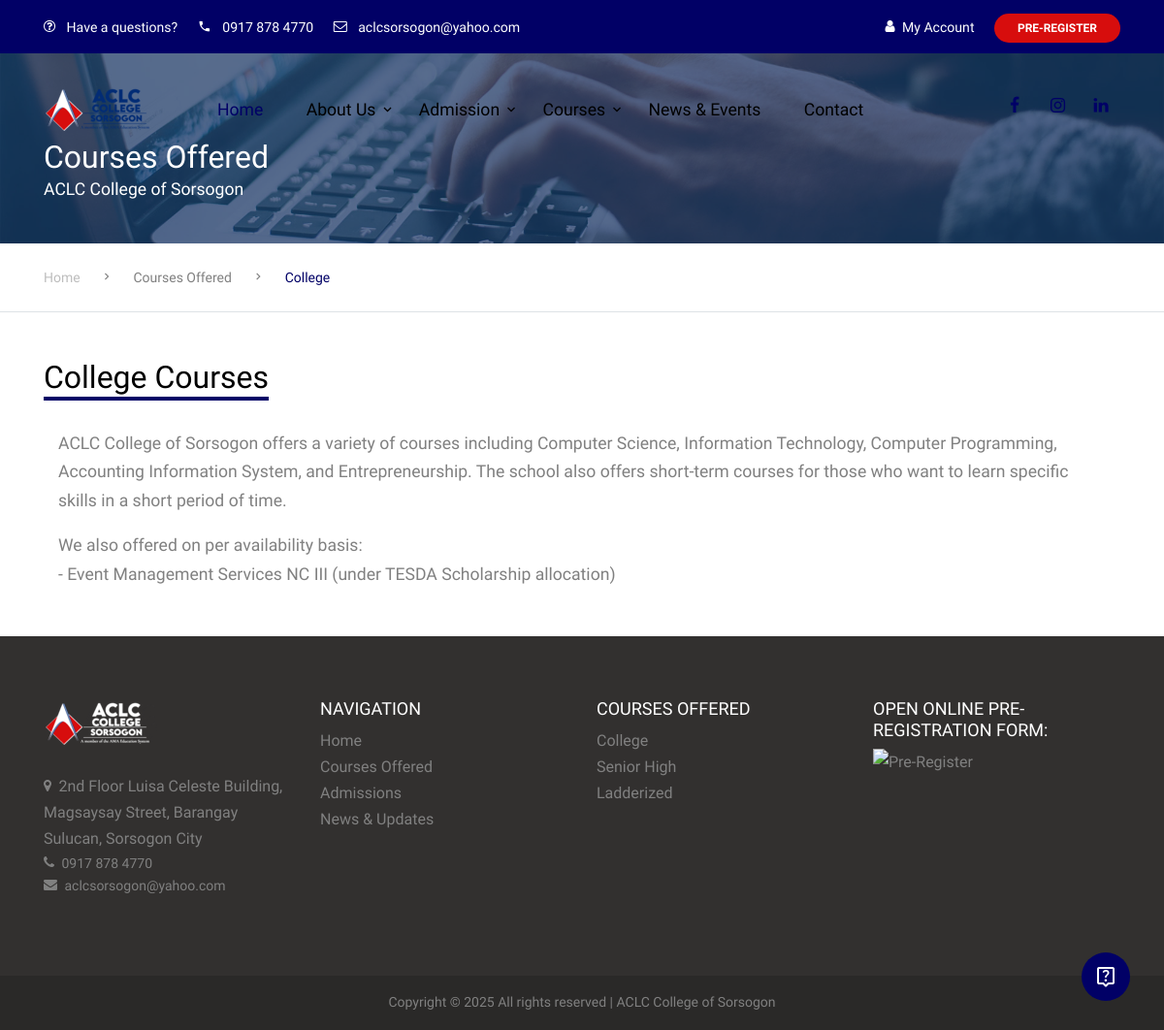
Page /courses-college.php on the committed database.
### tables this page shows
CREATE TABLE `contactus_contents` (
  `contactus_id` int(11) NOT NULL,
  `content_for` int(11) NOT NULL,
  `contactus_email` varchar(255) NOT NULL,
  `contactus_phone` varchar(255) NOT NULL,
  `contactus_address` varchar(255) NOT NULL,
  `contactus_date` date DEFAULT NULL,
  `status` int(11) NOT NULL
);

CREATE TABLE `courses` (
  `courses_id` int(11) NOT NULL,
  `courses_for` int(11) NOT NULL,
  `courses_offered` text NOT NULL,
  `courses_content` text NOT NULL,
  `courses_date` date DEFAULT NULL,
  `courses_title` varchar(255) NOT NULL,
  `status` int(11) NOT NULL
);

### courses-college.php (the view, shortened to what this page needs)
<?php
include ('includes/database.php');
include ('includes/header.php');
$queryCollege = "SELECT * FROM courses WHERE courses_for=1 AND status=1";
$resultCollege = mysqli_query($conn, $queryCollege);
if (mysqli_num_rows($resultCollege) > 0) {
    $rowCollege = mysqli_fetch_assoc($resultCollege);
    $collegeTitle = $rowCollege['courses_title'];
    $collegeContent = $rowCollege['courses_content'];
} else {
    $collegeTitle = "";
    $collegeContent = "";
}
?>
<div class="site-section ftco-subscribe-1 site-blocks-cover pb-4" style="background-image: url('images/bg_1.jpg')">
  <div class="container">
    <div class="row align-items-end">
      <div class="col-lg-7">
        <h2 class="mb-0">Courses Offered</h2>
        <p>ACLC College of Sorsogon</p>
      </div>
    </div>
  </div>
</div>
<div class="custom-breadcrumns border-bottom">
  <div class="container">
    <a href="index.php">Home</a>
    <span class="mx-3 icon-keyboard_arrow_right"></span>
    <span>Courses Offered</span>
    <span class="mx-3 icon-keyboard_arrow_right"></span>
    <span class="current">College</span>
  </div>
</div>
<div class="container pt-5 mb-5">
  <div class="row">
    <div class="col-lg-4">
      <h2 class="section-title-underline" id="#collegecourse">
        <span><?php echo $collegeTitle; ?></span>
      </h2>
    </div>
  </div>
  <div class="col-lg-12">
    <?php echo $collegeContent; ?>
  </div>
</div>
<?php include ('includes/footer.php') ?>

### includes/header.php (shortened to what this page needs)
<?php
$queryContact = "SELECT * FROM contactus_contents WHERE status=1";
$resultContact = mysqli_query($conn, $queryContact);
if (mysqli_num_rows($resultContact) > 0) {
    $rowContact = mysqli_fetch_assoc($resultContact);
    $contactus_address = $rowContact['contactus_address'];
    $contactus_phone = $rowContact['contactus_phone'];
    $contactus_email = $rowContact['contactus_email'];
}
?>
<!DOCTYPE html>
<html lang="en">
<head>
    <link rel="stylesheet" href="fonts/icomoon/style.css">
    <link rel="stylesheet" href="css/bootstrap.min.css">
    <link rel="stylesheet" href="css/jquery-ui.css">
    <link rel="stylesheet" href="css/owl.carousel.min.css">
    <link rel="stylesheet" href="css/owl.theme.default.min.css">
    <link rel="stylesheet" href="css/owl.theme.default.min.css">
    <link rel="stylesheet" href="css/jquery.fancybox.min.css">
    <link rel="stylesheet" href="css/bootstrap-datepicker.css">
    <link rel="stylesheet" href="fonts/flaticon/font/flaticon.css">
    <link rel="stylesheet" href="css/aos.css">
    <link href="css/jquery.mb.YTPlayer.min.css" media="all" rel="stylesheet" type="text/css">
    <link rel="stylesheet" href="css/style.css">
    <link rel="stylesheet" type="text/css" href="./admin/assets/css/font-awesome.min.css">
</head>
<body data-spy="scroll" data-target=".site-navbar-target" data-offset="300">
    <div class="site-wrap">
        <div class="py-2 bg-light">
            <div class="container">
                <div class="row align-items-center" style="margin-bottom: 4px; margin-top: 5px;">
                    <div class="col-lg-9 d-none d-lg-block" id="contactushiddenone">
                        <a href="contact.php" class="small mr-3" id="haveaquest" style=""><span class="icon-question-circle-o mr-2"></span> Have a
                            questions?</a>
                        <a href="#" class="small mr-3"><span class="icon-phone2 mr-2"></span> <?php echo $contactus_phone; ?></a>
                        <a href="#" class="small mr-3"><span class="icon-envelope-o mr-2"></span>
                        <?php echo $contactus_email; ?></a>
                    </div>
                    <div class="col-lg-3 text-right">
                        <a href="login.php" class="small mr-3"><span class="icon-user mr-1"></span> <?php echo isset($_SESSION['username']) ? $_SESSION['username'] : 'My Account'; ?></a>
                        <a href="pre-registration.php" class="" style="color: #fff; text-decoration: none; background: #D70D0D; font-size: 12px; padding: 8px 24px; font-weight: bold; text-transform: uppercase; border-radius: 18px;">
                            Pre-register</a>
                    </div>
                </div>
            </div>
        </div>
        <header class="site-navbar py-4 js-sticky-header site-navbar-target" role="banner" >
            <div class="container">
                <div class="d-flex align-items-center">
                    <div class="site-logo">
                        <a href="index.php" class="d-block">
                            <img src="images/aclcbluelogo.png" alt="Image" class="img-fluid">
                        </a>
                    </div>
                    <div class="mr-auto">
                        <nav class="site-navigation position-relative text-right" role="navigation">
                            <ul class="site-menu main-menu js-clone-nav mr-auto d-none d-lg-block">
                                <li class="active">
                                    <a href="index.php" class="nav-link text-left">Home</a>
                                </li>
                                <li class="has-children">
                                    <a class="nav-link text-left">About Us</a>
                                </li>
                                <li>
                                <li class="has-children">
                                    <a class="nav-link text-left">Admission</a>
                                </li>
                                <li>
                                <li class="has-children">
                                    <a class="nav-link text-left">Courses</a>
                                </li>
                                </li>
                                <li>
                                    <a hclass="nav-link scroll-link" href="./#news-updates-events">News &amp; Events</a>
                                </li>
                                <li>
                                    <a href="contact.php" class="nav-link text-left">Contact</a>
                                </li>
                            </ul>
                        </nav>
                    </div>
                    <div class="ml-auto">
                        <div class="social-wrap">
                            <a href="https://www.facebook.com/aclccollegesorsogon" target="_blank"><span class="icon-facebook"></span></a>
                            <a href="#"><span class="icon-instagram"></span></a>
                            <a href="#"><span class="icon-linkedin"></span></a>
                        </div>
                    </div>
                </div>
            </div>
        </header>

### includes/footer.php (shortened to what this page needs)
<div class="footer">
    <div class="container">
        <div class="row">
            <div class="col-lg-3">
                <p class="mb-4"><img src="images/aclcwhitelogo.png" alt="Image" class="img-fluid"></p>
                <ul class="list-unstyled" style="color:#808080" id="footercontact">
                    <li><span class="icon-map-marker mr-1"></span> <a href="https://maps.app.goo.gl/ShY3besVs6yKHYvA9" target="_blank"><?php echo $contactus_address; ?></a></li>
                    <li><span class="icon-phone mr-1"></span> <?php echo $contactus_phone; ?></li>
                    <li><span class="icon-envelope mr-1"></span> <?php echo $contactus_email; ?></li>
                </ul>
            </div>
            <div class="col-lg-3">
                <h3 class="footer-heading"><span>NAVIGATION</span></h3>
                <ul class="list-unstyled">
                    <li><a href="#">Home</a></li>
                    <li><a href="./#courses-offered">Courses Offered</a></li>
                    <li><a href="./college-admissions.php">Admissions</a></li>
                    <li><a href="./#news-updates-events">News &amp; Updates</a></li>
                </ul>
            </div>
            <div class="col-lg-3">
                <h3 class="footer-heading"><span>COURSES OFFERED</span></h3>
                <ul class="list-unstyled">
                    <li><a href="./courses-college.php">College</a></li>
                    <li><a href="./courses-shs.php">Senior High</a></li>
                    <li><a href="./courses-ladderized">Ladderized</a></li>
                </ul>
            </div>
            <div class="col-lg-3">
                <h3 class="footer-heading"><span>OPEN ONLINE PRE-REGISTRATION FORM:</span></h3>
                <ul class="list-unstyled">
                <li><a href="./pre-registration.php"><img src="https://2.bp.blogspot.com/-25b1fkmM7_w/WxTS6EbQ8qI/AAAAAAAAKW0/z532SLNTly899s2biBUUps9wI-BCfOADACEwYBhgL/s195/prereg.png" alt="Pre-Register" class="img-fluid"></a></li>
                </ul>
            </div>
        </div>
    </div>
</div>
<div class="row tex">
            <div class="col-12">
                <div class="copyright">
                    Copyright &copy;
                    <script>document.write(new Date().getFullYear());</script> All rights reserved | ACLC College of
                    Sorsogon
                </div>
            </div>
        </div>
</div>
<button class="chatbot-toggler">
      <span class="material-symbols-rounded">live_help</span>
    </button>
</body>
</html>

### css/style.css (style rules this page uses)
body { line-height: 1.7; color: gray; font-weight: 300; font-size: 1.1rem; }
a { -webkit-transition: 0.3s all ease; -o-transition: 0.3s all ease; transition: 0.3s all ease; }
h1, h2, h3, h4, h5, .h1, .h2, .h3, .h4, .h5 { font-family: "Muli", -apple-system, BlinkMacSystemFont, "Segoe UI", Roboto, "Helvetica Neue", Arial, sans-serif, "Apple Color Emoji", "Segoe UI Emoji", "Segoe UI Symbol", "Noto Color Emoji"; }
.site-wrap:before { display: none; -webkit-transition: 0.3s all ease-in-out; -o-transition: 0.3s all ease-in-out; transition: 0.3s all ease-in-out; background: rgba(0, 0, 0, 0.6); content: ""; position: absolute; z-index: 2000; top: 0; left: 0; right: 0; bottom: 0; opacity: 0; visibility: hidden; }
.site-section { padding: 2.5em 0; }
@media (min-width: 768px) { .site-section { padding: 5em 0; } }
.site-logo { position: relative; font-weight: 900; font-size: 1.3rem; }
.site-logo a { color: #000; }
.site-navbar { margin-bottom: 0px; z-index: 1999; position: absolute; width: 100%; }
.site-navbar .site-navigation .site-menu { margin-bottom: 0; }
.site-navbar .site-navigation .site-menu .active > a { color: #010066; display: inline-block; padding: 5px 20px; }
.site-navbar .site-navigation .site-menu a { text-decoration: none !important; display: inline-block; }
.site-navbar .site-navigation .site-menu > li { display: inline-block; }
.site-navbar .site-navigation .site-menu > li > a { padding: 20px 20px; color: #000; display: inline-block; text-decoration: none !important; }
.site-navbar .site-navigation .site-menu .has-children { position: relative; }
.site-navbar .site-navigation .site-menu .has-children > a { position: relative; padding-right: 20px; }
.site-navbar .site-navigation .site-menu .has-children > a:before { position: absolute; content: "\e313"; font-size: 16px; top: 50%; right: 0; -webkit-transform: translateY(-50%); -ms-transform: translateY(-50%); transform: translateY(-50%); font-family: "icomoon"; }
.custom-breadcrumns { padding: 20px 0; }
.custom-breadcrumns span, .custom-breadcrumns a { font-size: 14px; }
.custom-breadcrumns a { display: inline-block; color: #bdbdbd; }
.custom-breadcrumns .current { color: #010066; }
.section-title-underline { color: #000; margin-bottom: 30px; }
.section-title-underline span { display: inline-block; border-bottom: 4px solid #010066; }
.social-wrap a { display: inline-block; width: 40px; height: 40px; background: none; position: relative; }
.social-wrap a > span { position: absolute; color: #010066; left: 50%; top: 50%; -webkit-transform: translate(-50%, -50%); -ms-transform: translate(-50%, -50%); transform: translate(-50%, -50%); }
.row.tex { text-align: center; background-color: #2a2928; margin: 0px; font-size: 14px; }
.footer { padding: 4rem 0; background: #32302f; font-size: 14px; color: #fff; }
.footer .footer-heading { font-size: 18px; color: #fff; }
.footer ul.list-unstyled a { color:#808080; font-size: 16px; }
.ftco-subscribe-1 { background-size: cover; background-position: center center; background-repeat: no-repeat; position: relative; }
.ftco-subscribe-1:before { position: absolute; content: ""; background: #183661; opacity: 0.7; z-index: 1; top: 0; left: 0; right: 0; bottom: 0; }
.ftco-subscribe-1 > .container { position: relative; z-index: 2; }
.ftco-subscribe-1 > .container h2, .ftco-subscribe-1 > .container p { color: #fff; }
.chatbot-toggler { z-index: 999; position: fixed; bottom: 30px; right: 35px; outline: none; border: none; height: 50px; width: 50px; display: flex; cursor: pointer; align-items: center; justify-content: center; border-radius: 50%; background: #010066; transition: all 0.2s ease; }
.chatbot-toggler span { color: #fff; position: absolute; }
.img-fluid { max-width: 100%; height: auto; }

### rows in the picture
contactus_contents: contactus_phone "0917 878 4770", contactus_email "aclcsorsogon@yahoo.com", contactus_address "2nd Floor Luisa Celeste Building, Magsaysay Street, Barangay Sulucan, Sorsogon City"
courses: courses_title "College Courses", courses_content "ACLC College of Sorsogon offers a variety of courses including Computer Science, Information Technology, Computer Programming, Accounting Information System, and Entrepreneurship. The school also offers short-term courses for those who want to learn specific skills in a short period of time. We also offered on per availability basis: - Event Management Services NC III (under TESDA Scholarship allocation)"
